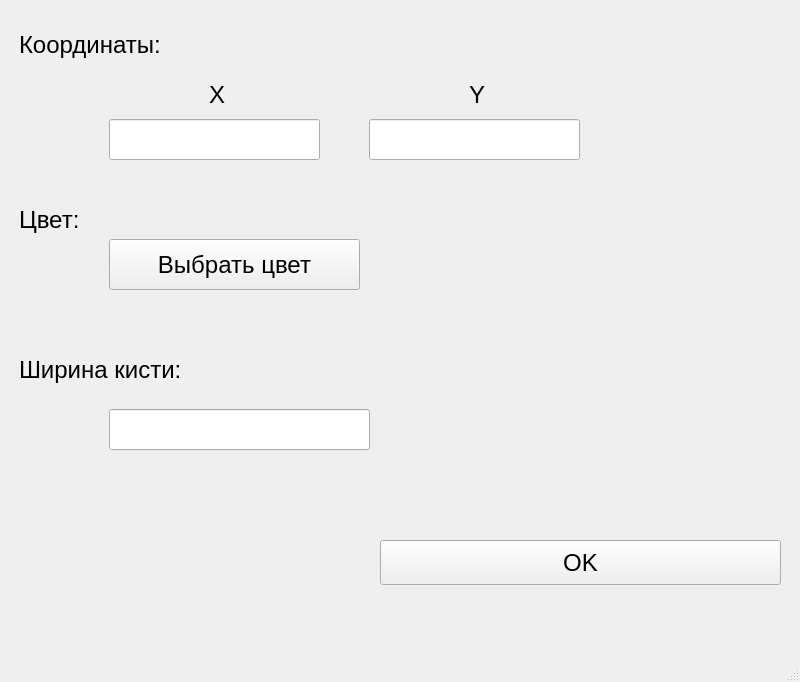
<?xml version="1.0" encoding="UTF-8"?>
<ui version="4.0">
 <class>okno</class>
 <widget class="QMainWindow" name="okno">
  <property name="geometry">
   <rect>
    <x>0</x>
    <y>0</y>
    <width>800</width>
    <height>682</height>
   </rect>
  </property>
  <property name="font">
   <font>
    <pointsize>18</pointsize>
   </font>
  </property>
  <property name="windowTitle">
   <string>MainWindow</string>
  </property>
  <widget class="QWidget" name="centralwidget">
   <widget class="QStackedWidget" name="stackedWidget">
    <property name="geometry">
     <rect>
      <x>9</x>
      <y>9</y>
      <width>782</width>
      <height>511</height>
     </rect>
    </property>
    <property name="currentIndex">
     <number>0</number>
    </property>
    <widget class="QWidget" name="Pixel">
     <widget class="QLineEdit" name="lineEdit_PixelCoordinatesX">
      <property name="geometry">
       <rect>
        <x>100</x>
        <y>110</y>
        <width>211</width>
        <height>41</height>
       </rect>
      </property>
     </widget>
     <widget class="QLineEdit" name="lineEdit_PixelCoordinatesY">
      <property name="geometry">
       <rect>
        <x>360</x>
        <y>110</y>
        <width>211</width>
        <height>41</height>
       </rect>
      </property>
     </widget>
     <widget class="QLabel" name="label_PixelCoordinatesX">
      <property name="geometry">
       <rect>
        <x>200</x>
        <y>60</y>
        <width>21</width>
        <height>51</height>
       </rect>
      </property>
      <property name="text">
       <string>X</string>
      </property>
     </widget>
     <widget class="QLabel" name="label_PixelCoordinatesY">
      <property name="geometry">
       <rect>
        <x>460</x>
        <y>60</y>
        <width>21</width>
        <height>51</height>
       </rect>
      </property>
      <property name="text">
       <string>Y</string>
      </property>
     </widget>
     <widget class="QLabel" name="label_PixelCoordinates">
      <property name="geometry">
       <rect>
        <x>10</x>
        <y>0</y>
        <width>191</width>
        <height>71</height>
       </rect>
      </property>
      <property name="text">
       <string>Координаты:</string>
      </property>
     </widget>
     <widget class="QLabel" name="label_PixelColor">
      <property name="geometry">
       <rect>
        <x>10</x>
        <y>180</y>
        <width>101</width>
        <height>61</height>
       </rect>
      </property>
      <property name="text">
       <string>Цвет:</string>
      </property>
     </widget>
     <widget class="QPushButton" name="pushButton_PixelColor">
      <property name="geometry">
       <rect>
        <x>100</x>
        <y>230</y>
        <width>251</width>
        <height>51</height>
       </rect>
      </property>
      <property name="text">
       <string>Выбрать цвет</string>
      </property>
     </widget>
     <widget class="QLabel" name="label_PixelBrushWidth">
      <property name="geometry">
       <rect>
        <x>10</x>
        <y>340</y>
        <width>221</width>
        <height>41</height>
       </rect>
      </property>
      <property name="text">
       <string>Ширина кисти:</string>
      </property>
     </widget>
     <widget class="QLineEdit" name="lineEdit_PixelBrushWidth">
      <property name="geometry">
       <rect>
        <x>100</x>
        <y>400</y>
        <width>261</width>
        <height>41</height>
       </rect>
      </property>
     </widget>
    </widget>
    <widget class="QWidget" name="Line">
     <widget class="QLineEdit" name="lineEdit">
      <property name="geometry">
       <rect>
        <x>190</x>
        <y>110</y>
        <width>491</width>
        <height>221</height>
       </rect>
      </property>
     </widget>
    </widget>
    <widget class="QWidget" name="Rectangle">
     <widget class="QLabel" name="label">
      <property name="geometry">
       <rect>
        <x>90</x>
        <y>140</y>
        <width>111</width>
        <height>231</height>
       </rect>
      </property>
      <property name="text">
       <string>vssv</string>
      </property>
     </widget>
    </widget>
    <widget class="QWidget" name="Circle"/>
    <widget class="QWidget" name="Ellipse"/>
    <widget class="QWidget" name="Arc"/>
    <widget class="QWidget" name="Polyline"/>
   </widget>
   <widget class="QPushButton" name="pushButton_OK">
    <property name="geometry">
     <rect>
      <x>380</x>
      <y>540</y>
      <width>401</width>
      <height>45</height>
     </rect>
    </property>
    <property name="text">
     <string>OK</string>
    </property>
   </widget>
  </widget>
  <widget class="QMenuBar" name="menubar">
   <property name="geometry">
    <rect>
     <x>0</x>
     <y>0</y>
     <width>800</width>
     <height>38</height>
    </rect>
   </property>
  </widget>
  <widget class="QStatusBar" name="statusbar"/>
 </widget>
 <resources/>
 <connections/>
</ui>
